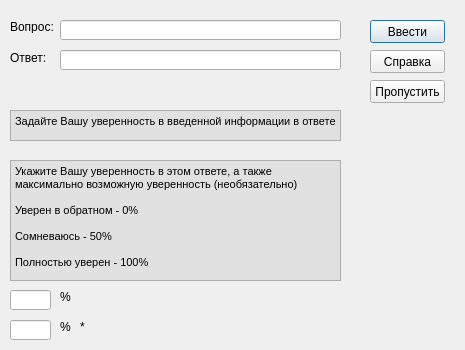
<?xml version="1.0" encoding="UTF-8"?>
<ui version="4.0">
 <class>nf3</class>
 <widget class="QDialog" name="nf3">
  <property name="geometry">
   <rect>
    <x>0</x>
    <y>0</y>
    <width>465</width>
    <height>350</height>
   </rect>
  </property>
  <property name="windowTitle">
   <string>Dialog</string>
  </property>
  <widget class="QLineEdit" name="question">
   <property name="geometry">
    <rect>
     <x>60</x>
     <y>20</y>
     <width>281</width>
     <height>20</height>
    </rect>
   </property>
   <property name="text">
    <string/>
   </property>
  </widget>
  <widget class="QLabel" name="label_2">
   <property name="geometry">
    <rect>
     <x>10</x>
     <y>50</y>
     <width>47</width>
     <height>16</height>
    </rect>
   </property>
   <property name="text">
    <string>Ответ:</string>
   </property>
  </widget>
  <widget class="QPushButton" name="Binput">
   <property name="geometry">
    <rect>
     <x>370</x>
     <y>20</y>
     <width>75</width>
     <height>23</height>
    </rect>
   </property>
   <property name="text">
    <string>Ввести</string>
   </property>
  </widget>
  <widget class="QPushButton" name="Bskip">
   <property name="geometry">
    <rect>
     <x>370</x>
     <y>80</y>
     <width>75</width>
     <height>23</height>
    </rect>
   </property>
   <property name="text">
    <string>Пропустить</string>
   </property>
  </widget>
  <widget class="QPushButton" name="Bhelp">
   <property name="geometry">
    <rect>
     <x>370</x>
     <y>50</y>
     <width>75</width>
     <height>23</height>
    </rect>
   </property>
   <property name="text">
    <string>Справка</string>
   </property>
  </widget>
  <widget class="QLabel" name="label">
   <property name="geometry">
    <rect>
     <x>10</x>
     <y>20</y>
     <width>47</width>
     <height>13</height>
    </rect>
   </property>
   <property name="text">
    <string>Вопрос:</string>
   </property>
   <property name="textFormat">
    <enum>Qt::RichText</enum>
   </property>
  </widget>
  <widget class="QLineEdit" name="answer">
   <property name="geometry">
    <rect>
     <x>60</x>
     <y>50</y>
     <width>281</width>
     <height>20</height>
    </rect>
   </property>
   <property name="text">
    <string/>
   </property>
  </widget>
  <widget class="QTextBrowser" name="textBrowser">
   <property name="geometry">
    <rect>
     <x>10</x>
     <y>110</y>
     <width>331</width>
     <height>31</height>
    </rect>
   </property>
   <property name="mouseTracking">
    <bool>false</bool>
   </property>
   <property name="styleSheet">
    <string>background-color: rgb(225, 225, 225)</string>
   </property>
   <property name="html">
    <string>&lt;!DOCTYPE HTML PUBLIC &quot;-//W3C//DTD HTML 4.0//EN&quot; &quot;http://www.w3.org/TR/REC-html40/strict.dtd&quot;&gt;
&lt;html&gt;&lt;head&gt;&lt;meta name=&quot;qrichtext&quot; content=&quot;1&quot; /&gt;&lt;style type=&quot;text/css&quot;&gt;
p, li { white-space: pre-wrap; }
&lt;/style&gt;&lt;/head&gt;&lt;body style=&quot; font-family:'MS Shell Dlg 2'; font-size:8.25pt; font-weight:400; font-style:normal;&quot;&gt;
&lt;p style=&quot; margin-top:0px; margin-bottom:0px; margin-left:0px; margin-right:0px; -qt-block-indent:0; text-indent:0px;&quot;&gt;Задайте Вашу уверенность в введенной информации в ответе&lt;/p&gt;&lt;/body&gt;&lt;/html&gt;</string>
   </property>
  </widget>
  <widget class="QLabel" name="label_3">
   <property name="geometry">
    <rect>
     <x>60</x>
     <y>290</y>
     <width>11</width>
     <height>13</height>
    </rect>
   </property>
   <property name="text">
    <string>%</string>
   </property>
  </widget>
  <widget class="QLineEdit" name="percent">
   <property name="geometry">
    <rect>
     <x>10</x>
     <y>290</y>
     <width>41</width>
     <height>20</height>
    </rect>
   </property>
  </widget>
  <widget class="QLineEdit" name="percent_zvezdochka">
   <property name="geometry">
    <rect>
     <x>10</x>
     <y>320</y>
     <width>41</width>
     <height>20</height>
    </rect>
   </property>
  </widget>
  <widget class="QLabel" name="label_4">
   <property name="geometry">
    <rect>
     <x>60</x>
     <y>320</y>
     <width>11</width>
     <height>13</height>
    </rect>
   </property>
   <property name="text">
    <string>%</string>
   </property>
  </widget>
  <widget class="QTextBrowser" name="textBrowser_2">
   <property name="geometry">
    <rect>
     <x>10</x>
     <y>160</y>
     <width>331</width>
     <height>121</height>
    </rect>
   </property>
   <property name="mouseTracking">
    <bool>false</bool>
   </property>
   <property name="styleSheet">
    <string>background-color: rgb(225, 225, 225)</string>
   </property>
   <property name="html">
    <string>&lt;!DOCTYPE HTML PUBLIC &quot;-//W3C//DTD HTML 4.0//EN&quot; &quot;http://www.w3.org/TR/REC-html40/strict.dtd&quot;&gt;
&lt;html&gt;&lt;head&gt;&lt;meta name=&quot;qrichtext&quot; content=&quot;1&quot; /&gt;&lt;style type=&quot;text/css&quot;&gt;
p, li { white-space: pre-wrap; }
&lt;/style&gt;&lt;/head&gt;&lt;body style=&quot; font-family:'MS Shell Dlg 2'; font-size:8.25pt; font-weight:400; font-style:normal;&quot;&gt;
&lt;p style=&quot; margin-top:0px; margin-bottom:0px; margin-left:0px; margin-right:0px; -qt-block-indent:0; text-indent:0px;&quot;&gt;Укажите Вашу уверенность в этом ответе, а также максимально возможную уверенность (необязательно)&lt;/p&gt;
&lt;p style=&quot;-qt-paragraph-type:empty; margin-top:0px; margin-bottom:0px; margin-left:0px; margin-right:0px; -qt-block-indent:0; text-indent:0px;&quot;&gt;&lt;br /&gt;&lt;/p&gt;
&lt;p style=&quot; margin-top:0px; margin-bottom:0px; margin-left:0px; margin-right:0px; -qt-block-indent:0; text-indent:0px;&quot;&gt;Уверен в обратном - 0%&lt;/p&gt;
&lt;p style=&quot;-qt-paragraph-type:empty; margin-top:0px; margin-bottom:0px; margin-left:0px; margin-right:0px; -qt-block-indent:0; text-indent:0px;&quot;&gt;&lt;br /&gt;&lt;/p&gt;
&lt;p style=&quot; margin-top:0px; margin-bottom:0px; margin-left:0px; margin-right:0px; -qt-block-indent:0; text-indent:0px;&quot;&gt;Сомневаюсь - 50%&lt;/p&gt;
&lt;p style=&quot;-qt-paragraph-type:empty; margin-top:0px; margin-bottom:0px; margin-left:0px; margin-right:0px; -qt-block-indent:0; text-indent:0px;&quot;&gt;&lt;br /&gt;&lt;/p&gt;
&lt;p style=&quot; margin-top:0px; margin-bottom:0px; margin-left:0px; margin-right:0px; -qt-block-indent:0; text-indent:0px;&quot;&gt;Полностью уверен - 100%&lt;/p&gt;&lt;/body&gt;&lt;/html&gt;</string>
   </property>
  </widget>
  <widget class="QLabel" name="label_5">
   <property name="geometry">
    <rect>
     <x>80</x>
     <y>320</y>
     <width>6</width>
     <height>13</height>
    </rect>
   </property>
   <property name="text">
    <string>*</string>
   </property>
  </widget>
 </widget>
 <resources/>
 <connections/>
</ui>
